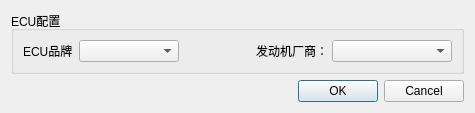
<?xml version="1.0" encoding="UTF-8"?>
<ui version="4.0">
 <class>EcuConfigDialog</class>
 <widget class="QDialog" name="EcuConfigDialog">
  <property name="geometry">
   <rect>
    <x>0</x>
    <y>0</y>
    <width>475</width>
    <height>99</height>
   </rect>
  </property>
  <property name="windowTitle">
   <string>ECU配置</string>
  </property>
  <layout class="QGridLayout" name="gridLayout_2">
   <item row="0" column="0">
    <widget class="QGroupBox" name="ecuConfigGroupBox">
     <property name="title">
      <string>ECU配置</string>
     </property>
     <layout class="QGridLayout" name="gridLayout">
      <item row="0" column="1">
       <widget class="QComboBox" name="ecuBrandComboBox">
        <property name="minimumSize">
         <size>
          <width>100</width>
          <height>0</height>
         </size>
        </property>
        <property name="editable">
         <bool>false</bool>
        </property>
       </widget>
      </item>
      <item row="0" column="0">
       <widget class="QLabel" name="label">
        <property name="maximumSize">
         <size>
          <width>50</width>
          <height>16777215</height>
         </size>
        </property>
        <property name="text">
         <string>ECU品牌：</string>
        </property>
       </widget>
      </item>
      <item row="0" column="3">
       <widget class="QLabel" name="label_8">
        <property name="maximumSize">
         <size>
          <width>70</width>
          <height>16777215</height>
         </size>
        </property>
        <property name="text">
         <string>发动机厂商：</string>
        </property>
       </widget>
      </item>
      <item row="0" column="4">
       <widget class="QComboBox" name="engineVendorComboBox">
        <property name="minimumSize">
         <size>
          <width>120</width>
          <height>0</height>
         </size>
        </property>
        <property name="editable">
         <bool>false</bool>
        </property>
       </widget>
      </item>
      <item row="0" column="2">
       <spacer name="horizontalSpacer">
        <property name="orientation">
         <enum>Qt::Horizontal</enum>
        </property>
        <property name="sizeHint" stdset="0">
         <size>
          <width>40</width>
          <height>20</height>
         </size>
        </property>
       </spacer>
      </item>
     </layout>
    </widget>
   </item>
   <item row="1" column="0">
    <widget class="QDialogButtonBox" name="buttonBox">
     <property name="orientation">
      <enum>Qt::Horizontal</enum>
     </property>
     <property name="standardButtons">
      <set>QDialogButtonBox::Cancel|QDialogButtonBox::Ok</set>
     </property>
    </widget>
   </item>
  </layout>
 </widget>
 <resources/>
 <connections>
  <connection>
   <sender>buttonBox</sender>
   <signal>accepted()</signal>
   <receiver>EcuConfigDialog</receiver>
   <slot>accept()</slot>
   <hints>
    <hint type="sourcelabel">
     <x>248</x>
     <y>254</y>
    </hint>
    <hint type="destinationlabel">
     <x>157</x>
     <y>274</y>
    </hint>
   </hints>
  </connection>
  <connection>
   <sender>buttonBox</sender>
   <signal>rejected()</signal>
   <receiver>EcuConfigDialog</receiver>
   <slot>reject()</slot>
   <hints>
    <hint type="sourcelabel">
     <x>316</x>
     <y>260</y>
    </hint>
    <hint type="destinationlabel">
     <x>286</x>
     <y>274</y>
    </hint>
   </hints>
  </connection>
 </connections>
</ui>
